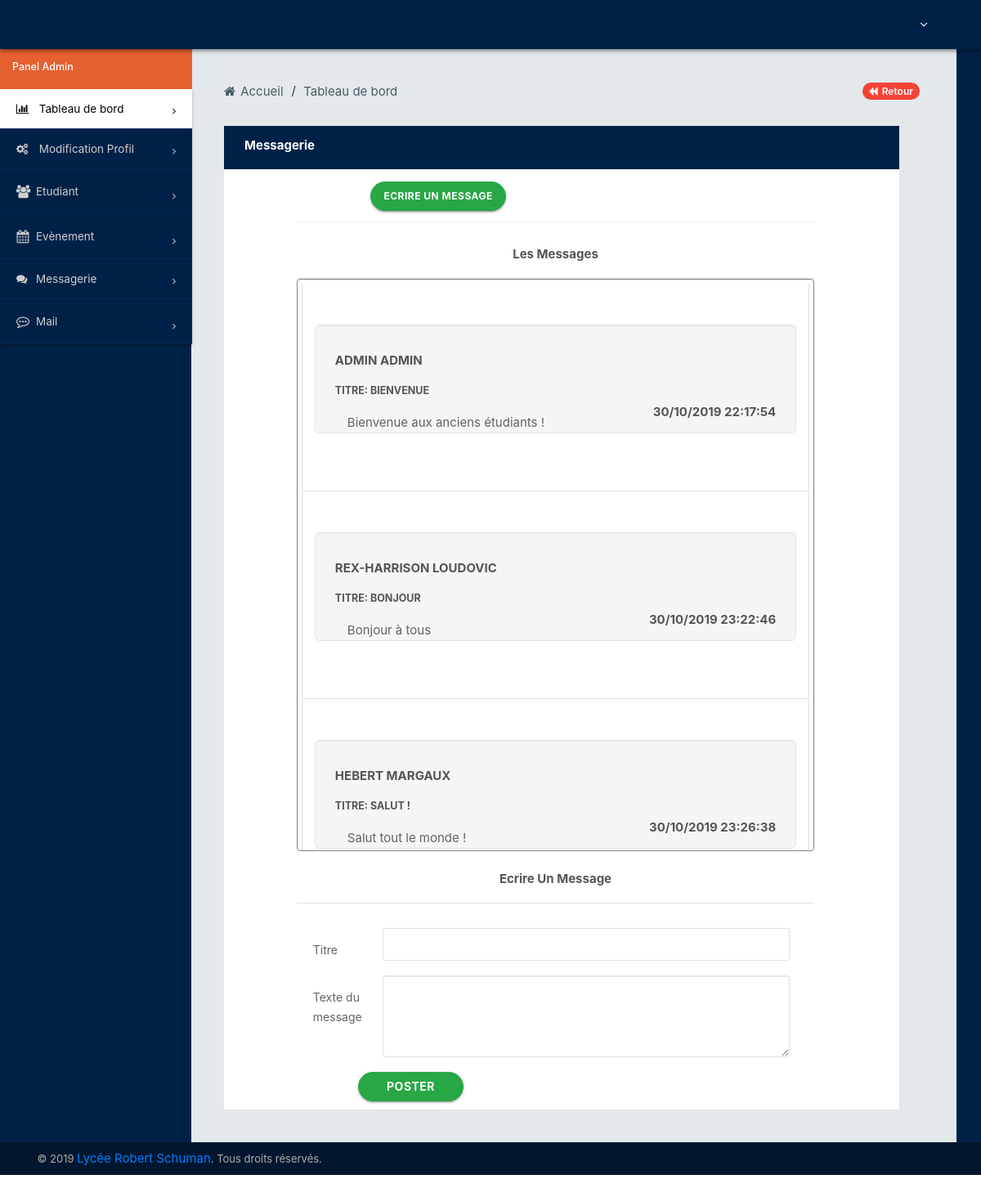
/src/view/admin/message.php, run on the app's committed database.
### tables this page shows
CREATE TABLE IF NOT EXISTS `message` (
  `ID` int(10) NOT NULL AUTO_INCREMENT,
  `Id_user` int(10) NOT NULL,
  `titre` varchar(255) NOT NULL,
  `texte` varchar(255) NOT NULL,
  `date` datetime NOT NULL,
  PRIMARY KEY (`ID`),
  KEY `Id_user` (`Id_user`)
);

### src/model/connexionPDO.php (called while the page is built, shortened)
<?php
Class connexionpdo {
    public function __construct($sql = ["localhost", "lrs", "root", ""])
    {
        try {
            $this->bdd = new PDO("mysql:host={$sql[0]};dbname={$sql[1]}", $sql[2], $sql[3]);
            $this->bdd->exec("SET CHARACTER SET utf8");
        } catch (Exception $e) {
            die('Erreur : ' . $e->getMessage());
        }
    }
    public function pdo_start() {
        return $this->bdd;
    }
}

### src/model/message_manager.php (called while the page is built, shortened)
<?php
require_once($_SERVER["DOCUMENT_ROOT"].'/lrs/src/model/connexionPDO.php');
class message_manager
{
    public function getMessage() {
        $pdo = new connexionpdo();
        $prepare = $pdo->pdo_start()->prepare("SELECT login.nom, texte, titre, login.prenom, date FROM message JOIN login ON login.id=message.id_user ");
        $prepare->execute();
        $result = $prepare->fetchAll(PDO::FETCH_ASSOC);
        return $result;
    }
}
?>

### src/view/admin/message.php (the view, shortened to what this page needs)
<?php
require_once($_SERVER["DOCUMENT_ROOT"] . '/lrs/src/model/message_manager.php');
$result = new message_manager();
$messages = $result->getMessage();
?>
<!DOCTYPE html>
<html lang="fr">
<head>
    <link rel="stylesheet" href="../../../assets/bootstrap/css/font-awesome.min.css">
    <link href="../../../assets/bootstrap/css/materialize.css" rel="stylesheet">
    <link href="../../../assets/bootstrap/css/bootstrap.css" rel="stylesheet" />
    <link href="../../../assets/bootstrap/css/style.css" rel="stylesheet" />
    <link href="../../../assets/bootstrap/css/dashboard.css" rel="stylesheet" />
    <link href="//maxcdn.bootstrapcdn.com/bootstrap/4.1.1/css/bootstrap.min.css" rel="stylesheet" id="bootstrap-css">
    <link href="../../../assets/bootstrap/css/style-mob.css" rel="stylesheet" />
    <link href="../../../assets/bootstrap/css/message.css" rel="stylesheet" />
</head>
<body>
<div class="container-fluid sb1">
    <div class="row">
        <?php include "include/header.php"?>
    </div>
</div>
<div class="container-fluid sb2">
    <div class="row">
        <div class="sb2-1">
            <div class="sb2-12">
                <ul>
                        <h5>Panel Admin</h5>
                </ul>
            </div>
            <div class="sb2-13">
                <ul class="collapsible" data-collapsible="accordion">
                    <?php include "include/left-menu.php"?>
            </div>
        </div>
        <div class="sb2-2">
            <?php include "include/breadcrumbs.php"?>
            <div class="sb2-2-3">
                <div class="row">
                    <div class="col-md-12">
                        <div class="box-inn-sp admin-form">
                            <div class="inn-title">
                                <h4>Messagerie</h4>
                            </div>
                            <div class="container">
                                <div class="row">
                                    <div class="col-sm-10 col-sm-offset-1" id="logout"><br>
                                        <div class="col-sm-offset-2 col-sm-10">
                                            <button style="float: none; display: block;" class="btn btn-success btn-circle text-uppercase function" type="button" id="Btn-down">Ecrire un message</button>
                                        </div>
                                        <div class="page-header">
                                        </div>
                                        <div class="comment-tabs">
                                            <ul class="nav nav-tabs" role="tablist">
                                                <h4 class="reviews text-capitalize">Les messages</h4>
                                            </ul>
                                            <div class="box" style="padding: 5px; border: grey solid 1px; overflow-y: scroll; border-radius: 4px; height: 700px">
                                            <?php foreach($messages as $message) { ?>
                                                <div class="tab-content">
                                                    <div class="tab-pane active" id="comments-logout">
                                                        <ul class="media-list">
                                                            <li class="media">
                                                                <div class="media-body">
                                                                    <div class="well well-lg">
                                                                        <h4 class="media-heading text-uppercase reviews "><?php echo $message['nom'].' '.$message['prenom'] ?> </h4>
                                                                        <h5 class="media-heading text-uppercase reviews">Titre: <?php echo $message['titre']; ?> </h5>
                                                                        <div class="col-lg-12">
                                                                        <p class="media-comment">
                                                                            <?php echo $message['texte']; ?>
                                                                        </p>
                                                                        </div>
                                                                            <ul class="media-date text-uppercase reviews list-inline">
                                                                                    <?php $format = $message['date'];
                                                                                    $date = date('d/m/Y H:i:s', strtotime($format));
                                                                                    echo $date;?>
                                                                            </ul>
                                                                    </div>
                                                                </div>
                                                            </li>
                                                        </ul>
                                                    </div>
                                                </div>
                                            <?php } ?>
                                        </div>
                                        </div>
                                    </div>
                                </div>
                                <div class="row">
                                    <div class="col-sm-10 col-sm-offset-1" id="logout">
                                        <div class="comment-tabs"><br>
                                            <ul class="nav nav-tabs" role="tablist">
                                                <h4 class="reviews text-capitalize">Ecrire un message</h4>
                                            </ul><br><br>
                                            <div class="tab-pane">
                                                <form action="/lrs/src/traitement/message-ttt.php" method="post" class="form-horizontal" id="commentForm" role="form">
                                                    <div class="form-group">
                                                        <label for="email" class="col-sm-2 control-label">Titre</label>
                                                        <div class="col-sm-10">
                                                            <input name="titre" type="text" class="form-control" name="addComment" id="addComment"</input>
                                                        </div>
                                                    </div>
                                                    <div class="form-group">
                                                        <label for="email" class="col-sm-2 control-label">Texte du message</label>
                                                        <div class="col-sm-10">
                                                            <textarea name="texte" type="text" class="form-control" name="addComment" id="addComment" rows="5"></textarea>
                                                        </div>
                                                    </div>
                                                    <div class="form-group">
                                                        <div class="col-sm-offset-2 col-sm-3">
                                                            <button class="btn btn-success btn-circle text-uppercase" type="submit" id="submitComment">Poster</button>
                                                        </div>
                                                    </div>
                                                </form>
                                            </div>
                                        </div>
                                    </div>
                                </div>
                            </div>
                        </div>
                    </div>
                </div>
            </div>
        </div>
    </div>
<section>
    <?php include "include/footer.php"?>
</section>
</body>
</html>

### data on the page
message: Id_user.nom "ADMIN", Id_user.prenom "ADMIN", titre "BIENVENUE", texte "Bienvenue aux anciens étudiants !", date "30/10/2019 22:17:54"
message: Id_user.nom "REX-HARRISON", Id_user.prenom "LOUDOVIC", titre "BONJOUR", texte "Bonjour à tous", date "30/10/2019 23:22:46"
message: Id_user.nom "HEBERT", Id_user.prenom "MARGAUX", titre "SALUT !", texte "Salut tout le monde !", date "30/10/2019 23:26:38"
